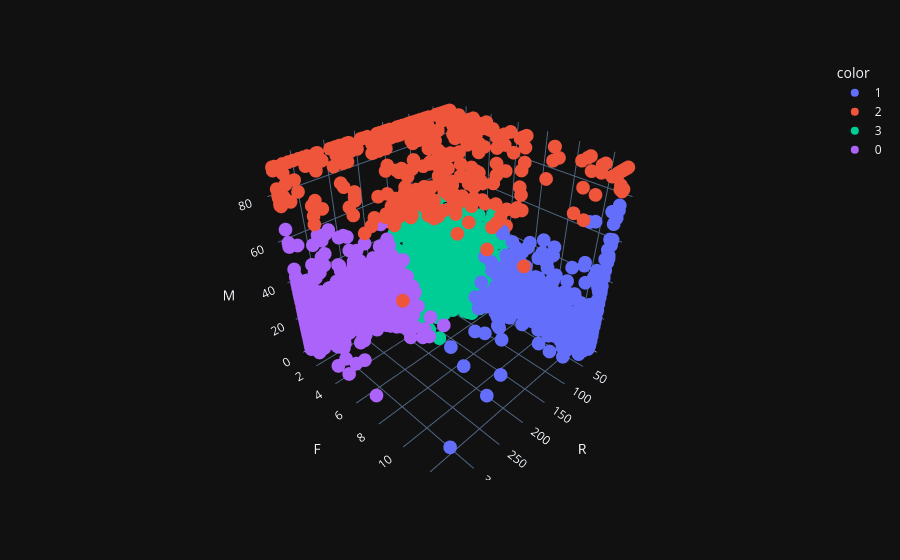

Notebook cell for this chart:
### Code cell
px.scatter_3d(df_rfm_clip, x='R', y='F', z='M', color=kmeans_labels.astype(str), template='plotly_dark')

### Figure 1 — Plotly figure (JSON) as saved in the notebook; plotly's stock layout.template omitted (floating-point values rounded to 4 significant figures; data arrays with more than 128 entries replaced by an {"elided": "..."} marker saying what was removed)
{"data": [{"hovertemplate": "color=1<br>R=%{x}<br>F=%{y}<br>M=%{z}<extra></extra>", "legendgroup": "1", "marker": {"color": "#636efa", "symbol": "circle"}, "mode": "markers", "name": "1", "scene": "scene", "showlegend": true, "type": "scatter3d", "x": {"elided": "617 int values"}, "y": {"elided": "617 int values"}, "z": {"elided": "617 float values"}}, {"hovertemplate": "color=2<br>R=%{x}<br>F=%{y}<br>M=%{z}<extra></extra>", "legendgroup": "2", "marker": {"color": "#EF553B", "symbol": "circle"}, "mode": "markers", "name": "2", "scene": "scene", "showlegend": true, "type": "scatter3d", "x": {"elided": "399 int values"}, "y": {"elided": "399 int values"}, "z": {"elided": "399 float values"}}, {"hovertemplate": "color=3<br>R=%{x}<br>F=%{y}<br>M=%{z}<extra></extra>", "legendgroup": "3", "marker": {"color": "#00cc96", "symbol": "circle"}, "mode": "markers", "name": "3", "scene": "scene", "showlegend": true, "type": "scatter3d", "x": {"elided": "2345 int values"}, "y": {"elided": "2345 int values"}, "z": {"elided": "2345 float values"}}, {"hovertemplate": "color=0<br>R=%{x}<br>F=%{y}<br>M=%{z}<extra></extra>", "legendgroup": "0", "marker": {"color": "#ab63fa", "symbol": "circle"}, "mode": "markers", "name": "0", "scene": "scene", "showlegend": true, "type": "scatter3d", "x": {"elided": "975 int values"}, "y": {"elided": "975 int values"}, "z": {"elided": "975 float values"}}], "layout": {"legend": {"title": {"text": "color"}, "tracegroupgap": 0}, "margin": {"t": 60}, "scene": {"domain": {"x": [0, 1], "y": [0, 1]}, "xaxis": {"title": {"text": "R"}}, "yaxis": {"title": {"text": "F"}}, "zaxis": {"title": {"text": "M"}}}}}
